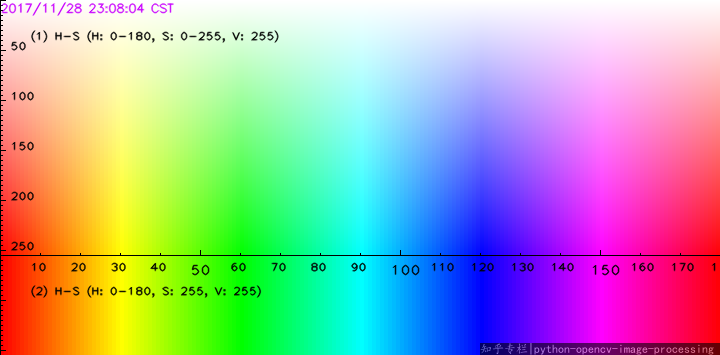
//> input picture ColourSpectrum.png, 720 x 355 px
$ ./compareHist_Demo -input1=../ColourSpectrum.png -input2=../HSV_Refrence.png -input3=../HSV_Refrence.png   (built with g++ and OpenCV 4)
//> lines starting //> are read from the running program, lines starting //| are printed output that depends on the picture
/**
 * @file compareHist_Demo.cpp
 * @brief Sample code to use the function compareHist
 * @author OpenCV team
 */

#include "opencv2/imgcodecs.hpp"
#include "opencv2/highgui.hpp"
#include "opencv2/imgproc.hpp"
#include <iostream>

using namespace std;
using namespace cv;

const char* keys =
    "{ help  h| | Print help message. }"
    "{ input1 | | Path to input image 1. }"
    "{ input2 | | Path to input image 2. }"
    "{ input3 | | Path to input image 3. }";

/**
 * @function main
 */
int main( int argc, char** argv )
{
    //! [Load three images with different environment settings]
    CommandLineParser parser( argc, argv, keys );
    Mat src_base = imread( parser.get<String>("input1") );
//> src_base is the input picture: 355 rows x 720 cols, CV_8UC3; mean B, G, R 170.7, 171.1, 169.8
    Mat src_test1 = imread( parser.get<String>("input2") );
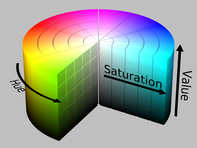
//> input picture HSV_Refrence.png, 197 x 148 px
//> src_test1 is the input picture: 148 rows x 197 cols, CV_8UC3; mean B, G, R 149.3, 159.3, 151.8
    Mat src_test2 = imread( parser.get<String>("input3") );
    if( src_base.empty() || src_test1.empty() || src_test2.empty() )
    {
        cout << "Could not open or find the images!\n" << endl;
        parser.printMessage();
        return -1;
    }
    //! [Load three images with different environment settings]

    //! [Convert to HSV]
    Mat hsv_base, hsv_test1, hsv_test2;
    cvtColor( src_base, hsv_base, COLOR_BGR2HSV );
//> hsv_base: 355 rows x 720 cols, CV_8UC3; mean H, S, V 89.4, 162.1, 249.9
    cvtColor( src_test1, hsv_test1, COLOR_BGR2HSV );
//> hsv_test1: 148 rows x 197 cols, CV_8UC3; mean H, S, V 42.1, 84.8, 178.9
    cvtColor( src_test2, hsv_test2, COLOR_BGR2HSV );
    //! [Convert to HSV]

    //! [Convert to HSV half]
    Mat hsv_half_down = hsv_base( Range( hsv_base.rows/2, hsv_base.rows ), Range( 0, hsv_base.cols ) );
//> hsv_half_down: 178 rows x 720 cols, CV_8UC3; mean H, S, V 89, 235.1, 246.8
    //! [Convert to HSV half]

    //! [Using 50 bins for hue and 60 for saturation]
    int h_bins = 50, s_bins = 60;
    int histSize[] = { h_bins, s_bins };

    // hue varies from 0 to 179, saturation from 0 to 255
    float h_ranges[] = { 0, 180 };
    float s_ranges[] = { 0, 256 };

    const float* ranges[] = { h_ranges, s_ranges };

    // Use the 0-th and 1-st channels
    int channels[] = { 0, 1 };
    //! [Using 50 bins for hue and 60 for saturation]

    //! [Calculate the histograms for the HSV images]
    Mat hist_base, hist_half_down, hist_test1, hist_test2;

    calcHist( &hsv_base, 1, channels, Mat(), hist_base, 2, histSize, ranges, true, false );
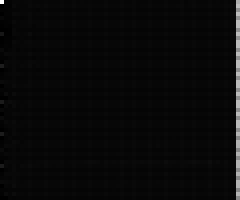
//> hist_base: 50 rows x 60 cols, CV_32FC1 (shown 4 times larger); min 0, max 2219, mean 85.2; drawn with min black and max white
    normalize( hist_base, hist_base, 0, 1, NORM_MINMAX, -1, Mat() );

    calcHist( &hsv_half_down, 1, channels, Mat(), hist_half_down, 2, histSize, ranges, true, false );
    normalize( hist_half_down, hist_half_down, 0, 1, NORM_MINMAX, -1, Mat() );

    calcHist( &hsv_test1, 1, channels, Mat(), hist_test1, 2, histSize, ranges, true, false );
    normalize( hist_test1, hist_test1, 0, 1, NORM_MINMAX, -1, Mat() );

    calcHist( &hsv_test2, 1, channels, Mat(), hist_test2, 2, histSize, ranges, true, false );
    normalize( hist_test2, hist_test2, 0, 1, NORM_MINMAX, -1, Mat() );
    //! [Calculate the histograms for the HSV images]

    //! [Apply the histogram comparison methods]
    for( int compare_method = 0; compare_method < 4; compare_method++ )
    {
        double base_base = compareHist( hist_base, hist_base, compare_method );
        double base_half = compareHist( hist_base, hist_half_down, compare_method );
        double base_test1 = compareHist( hist_base, hist_test1, compare_method );
        double base_test2 = compareHist( hist_base, hist_test2, compare_method );

        cout << "Method " << compare_method << " Perfect, Base-Half, Base-Test(1), Base-Test(2) : "
             <<  base_base << " / " << base_half << " / " << base_test1 << " / " << base_test2 << endl;
    }
//> this loop made 4 passes
//> (base_base, base_half, base_test1, base_test2) on passes 1 to 4: (1, 0.98, 0.238, 0.238), (0, 63, 111.9, 111.9), (115.2, 58.49, 2.21, 2.21), (0, 0.524, 0.673, 0.673)
//| Method 0 Perfect, Base-Half, Base-Test(1), Base-Test(2) : 1 / 0.980027 / 0.237737 / 0.237737
//| Method 1 Perfect, Base-Half, Base-Test(1), Base-Test(2) : 0 / 63.0027 / 111.873 / 111.873
//| Method 2 Perfect, Base-Half, Base-Test(1), Base-Test(2) : 115.187 / 58.4925 / 2.20545 / 2.20545
//| Method 3 Perfect, Base-Half, Base-Test(1), Base-Test(2) : 0 / 0.523716 / 0.673109 / 0.673109
    //! [Apply the histogram comparison methods]

    cout << "Done \n";
    return 0;
}
